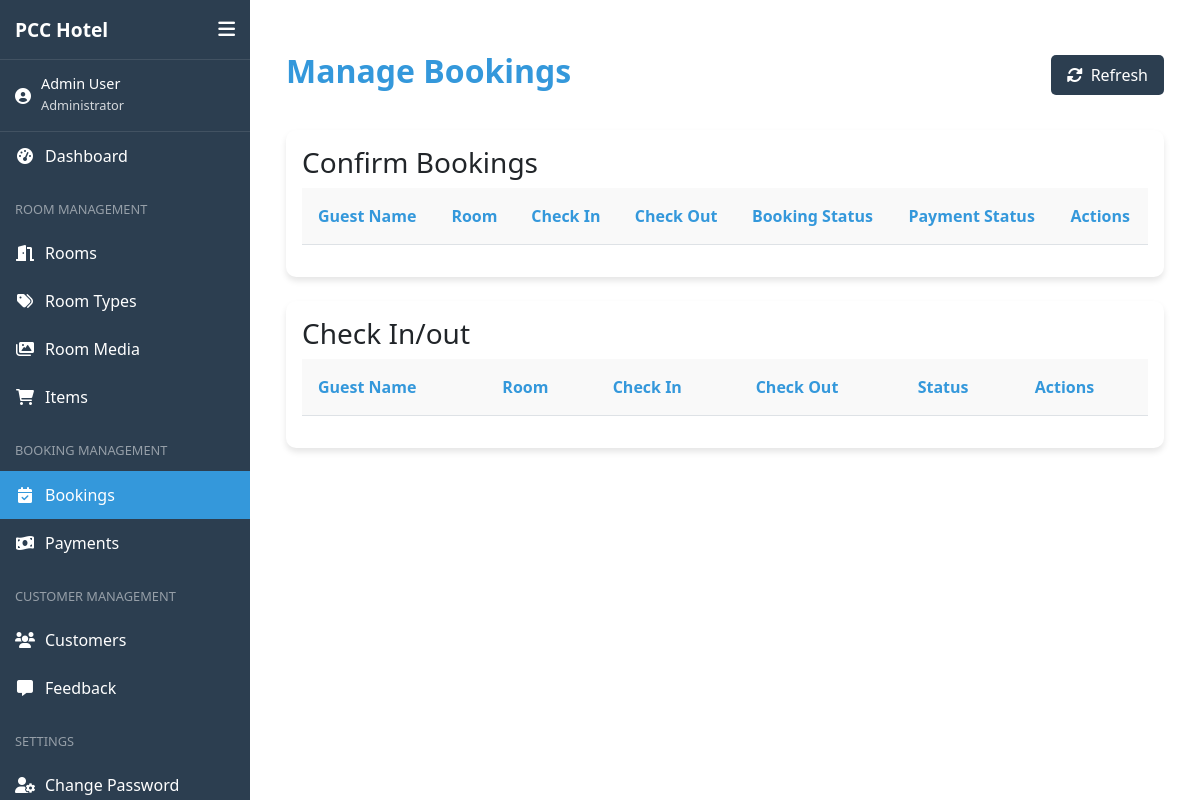
/admin/pages/manage_bookings.php (signed in), run on an earlier commit of the app's database.
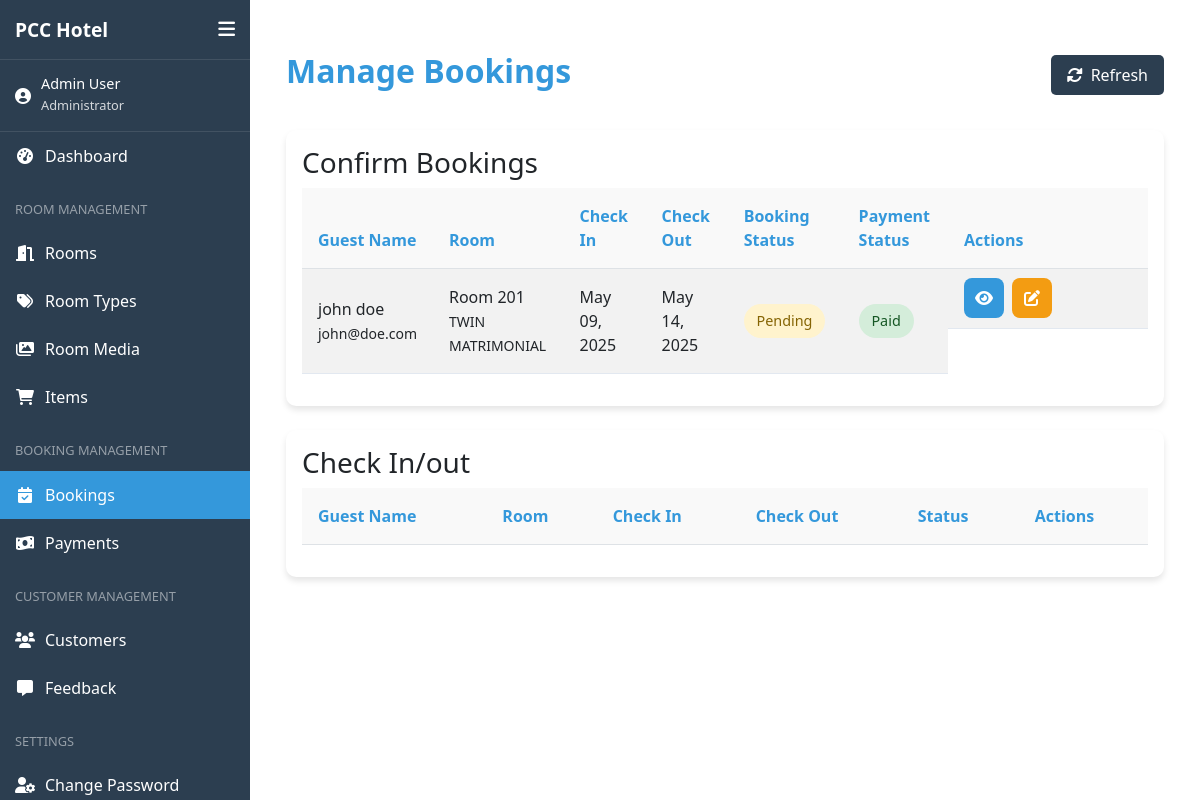
And on a later commit of the database.
### tables this page shows
CREATE TABLE IF NOT EXISTS `bookings` (
  `booking_id` int NOT NULL AUTO_INCREMENT,
  `user_id` int NOT NULL,
  `room_id` int NOT NULL,
  `check_in_date` date NOT NULL,
  `check_out_date` date NOT NULL,
  `booking_date` timestamp NULL DEFAULT CURRENT_TIMESTAMP,
  `guests_count` int NOT NULL,
  `is_discount` tinyint(1) NOT NULL DEFAULT '0',
  `total_price` decimal(10,2) NOT NULL,
  `special_requests` text,
  `booking_status` enum('pending','confirmed','checked_in','checked_out','cancelled') DEFAULT 'pending',
  `payment_status` set('pending','paid','partial') DEFAULT 'pending',
  `is_feedback` tinyint(1) DEFAULT '0',
  `booking_source` varchar(50) DEFAULT 'website',
  PRIMARY KEY (`booking_id`),
  KEY `user_id` (`user_id`),
  KEY `room_id` (`room_id`)
);

CREATE TABLE IF NOT EXISTS `users` (
  `user_id` int NOT NULL AUTO_INCREMENT,
  `username` varchar(50) NOT NULL,
  `email` varchar(100) NOT NULL,
  `password` varchar(255) NOT NULL,
  `first_name` varchar(50) NOT NULL,
  `last_name` varchar(50) NOT NULL,
  `phone_number` varchar(20) DEFAULT NULL,
  `user_type` enum('admin','customer') NOT NULL DEFAULT 'customer',
  `profile_image` varchar(255) DEFAULT NULL,
  `created_at` timestamp NULL DEFAULT CURRENT_TIMESTAMP,
  `updated_at` timestamp NULL DEFAULT CURRENT_TIMESTAMP ON UPDATE CURRENT_TIMESTAMP,
  `last_login` timestamp NULL DEFAULT NULL,
    `is_locked` tinyint(1) NOT NULL DEFAULT '0',
  `lock_expires` timestamp NULL DEFAULT NULL,
  PRIMARY KEY (`user_id`),
  UNIQUE KEY `email` (`email`)
);

CREATE TABLE IF NOT EXISTS `rooms` (
  `room_id` int NOT NULL AUTO_INCREMENT,
  `room_number` varchar(20) NOT NULL,
  `room_type_id` int NOT NULL,
  `description` text,
  `status` enum('available','occupied','maintenance','reserved') NOT NULL DEFAULT 'available',
  `is_active` tinyint(1) DEFAULT '1',
  PRIMARY KEY (`room_id`),
  UNIQUE KEY `room_number` (`room_number`),
  KEY `room_type_id` (`room_type_id`)
);

CREATE TABLE IF NOT EXISTS `room_types` (
  `room_type_id` int NOT NULL AUTO_INCREMENT,
  `type_name` varchar(50) NOT NULL,
  `description` text,
  `floor_type` int NOT NULL,
  `base_price` decimal(10,2) NOT NULL,
  `capacity` int NOT NULL,
  `amenities` text,
  `image_path` text,
  PRIMARY KEY (`room_type_id`)
);

### admin/api/bookings/get_booking_table.php (called while the page is built)
<?php
$query = "SELECT b.*, r.room_number, rt.type_name, u.first_name, u.last_name, u.email FROM bookings b JOIN rooms r ON b.room_id = r.room_id JOIN room_types rt ON r.room_type_id = rt.room_type_id JOIN users u ON b.user_id = u.user_id WHERE b.booking_status NOT IN ('confirmed', 'checked_in', 'checked_out', 'cancelled') ORDER BY b.booking_id ASC";
$stmt = $conn->prepare($query);
$stmt->execute();
$result = $stmt->get_result();
$bookings = $result->fetch_all(MYSQLI_ASSOC);

### admin/pages/manage_bookings.php (the view, shortened to what this page needs)
<?php
require_once '../../config/db.php';
require_once '../api/bookings/get_booking_table.php';
?>
<!DOCTYPE html>
<html lang="en">
<link rel="stylesheet" href="../css/manage_bookings.css">
<?php include_once '../includes/head.php'; ?>
<body>
    <?php include_once '../includes/sidebar.php'; ?>
    <div class="main-content">
        <div class="bookings-container">
            <div class="bookings-header">
                <h1>Manage Bookings</h1>
                <div class="header-actions">
                    <button class="refresh-btn" id="refreshTable">
                        <i class="fas fa-sync-alt"></i> Refresh
                    </button>
                </div>
            </div>
            <div class="bookings-table-container mb-4">
                <h3>Confirm Bookings</h3>
                <table id="bookingsTable" class="table table-striped" width="100%">
                    <thead>
                        <tr>
                            <th>Guest Name</th>
                            <th>Room</th>
                            <th>Check In</th>
                            <th>Check Out</th>
                            <th>Booking Status</th>
                            <th>Payment Status</th>
                            <th>Actions</th>
                        </tr>
                    </thead>
                    <tbody>
                        <?php foreach ($bookings as $booking): ?>
                            <tr>
                                <td>
                                    <?php echo $booking['first_name'] . ' ' . $booking['last_name']; ?>
                                    <br>
                                    <small><?php echo $booking['email']; ?></small>
                                </td>
                                <td>
                                    Room <?php echo $booking['room_number']; ?>
                                    <br>
                                    <small><?php echo $booking['type_name']; ?></small>
                                </td>
                                <td><?php echo date('M d, Y', strtotime($booking['check_in_date'])); ?></td>
                                <td><?php echo date('M d, Y', strtotime($booking['check_out_date'])); ?></td>
                                <td>
                                    <span class="status-badge <?php echo strtolower($booking['booking_status']); ?>">
                                        <?php echo ucfirst($booking['booking_status']); ?>
                                    </span>
                                </td>
                                <td>
                                    <span class="status-badge <?php echo strtolower($booking['payment_status']) === 'paid' ? 'confirmed' : 'pending'; ?>">
                                        <?php echo ucfirst($booking['payment_status']); ?>
                                    </span>
                                </td>
                                <td class="actions">
                                    <button class="action-btn view-btn"
                                        data-booking-id="<?php echo $booking['booking_id']; ?>">
                                        <i class="fas fa-eye"></i>
                                    </button>
                                    <button class="action-btn edit-btn"
                                        data-booking-id="<?php echo $booking['booking_id']; ?>">
                                        <i class="fas fa-edit"></i>
                                    </button>
                                </td>
                            </tr>
                        <?php endforeach; ?>
                    </tbody>
                </table>
            </div>
            <div class="bookings-table-container">
                <h3>Check In/out</h3>
                <table id="checkInOutTable" class="table table-striped" width="100%">
                    <thead>
                        <tr>
                            <th>Guest Name</th>
                            <th>Room</th>
                            <th>Check In</th>
                            <th>Check Out</th>
                            <th>Status</th>
                            <th>Actions</th>
                        </tr>
                    </thead>
                </table>
            </div>
</body>
</html>

What changed in the data, as far as the page shows it:
added bookings: user.first_name "john", user.last_name "doe", user.email "john@doe.com", room.room_number "201", room_types.type_name "TWIN MATRIMONIAL", check_in_date "May 09, 2025", check_out_date "May 14, 2025", booking_status "Pending", payment_status "Paid"
